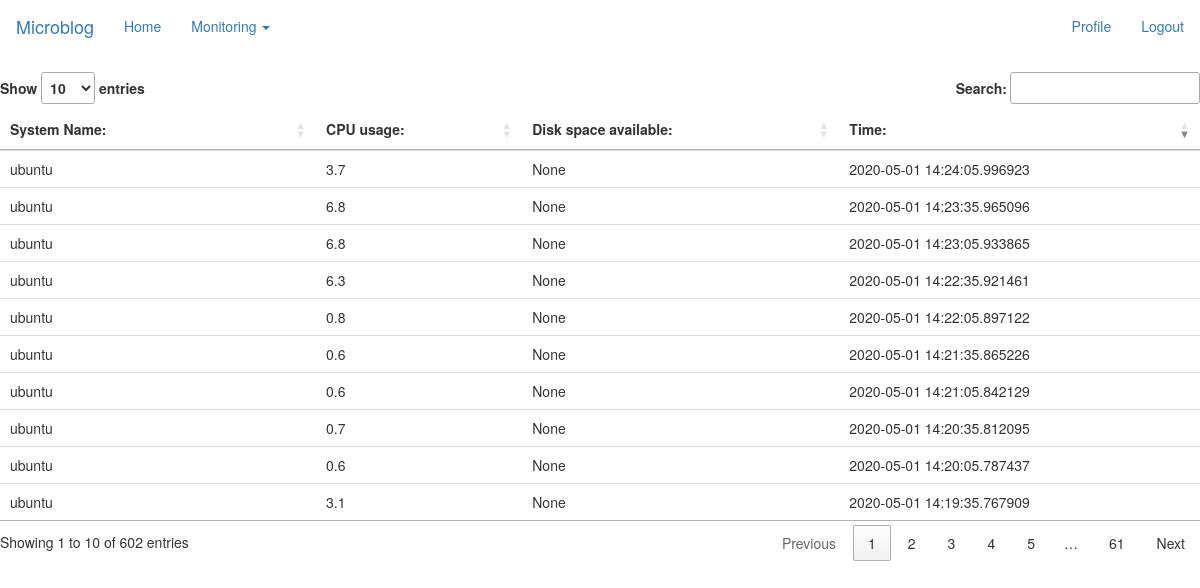
Before: /index (signed in) with the older database file.
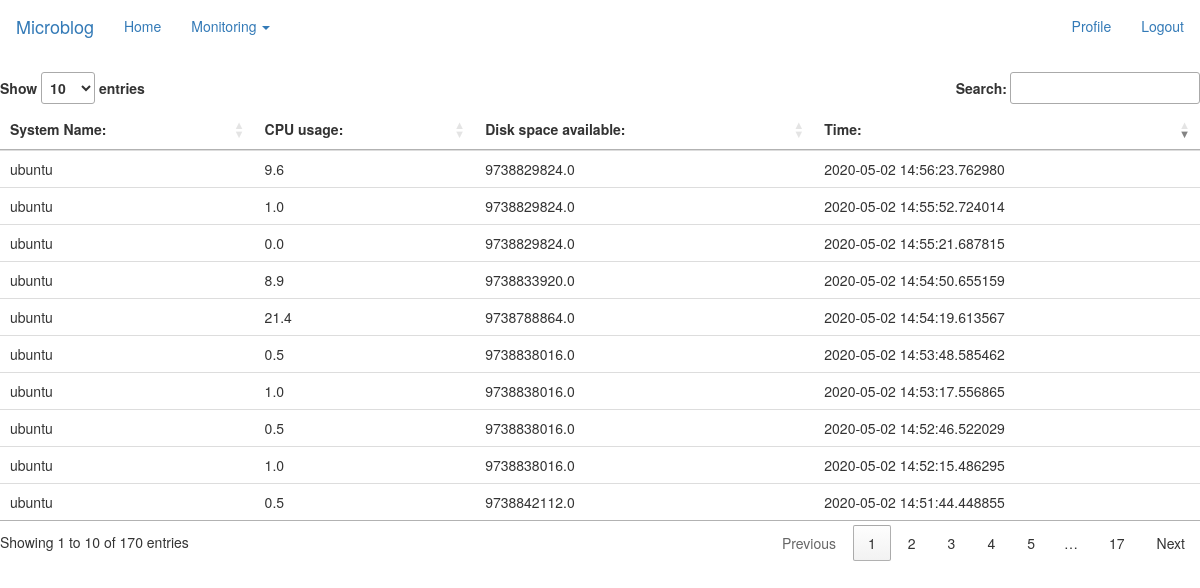
After: the same page with the newer database file.
### app/models.py (models this page shows, shortened)
class System(db.Model):
    id = db.Column(db.Integer, primary_key=True, autoincrement=True)
    system_id = db.Column(db.String(140))
    timestamp = db.Column(db.DateTime, index=True, default=datetime.utcnow)
    cpu_usage = db.Column(db.Float)
    cpu_temp = db.Column(db.Float)
    disk_free= db.Column(db.Float)
    disk_used= db.Column(db.Float)
    disk_percent = db.Column(db.Float)

### app/routes.py (the view)
@app.route('/')
@app.route('/index', methods=['GET'])
@login_required
def index():
    systems = db.session.query(System.system_id, System.cpu_usage, System.timestamp, System.disk_free).all()
    return render_template('index.html', title='Home', systems=systems)

### app/models.py (called while the page is built)
@login.user_loader
def load_user(id):
    return User.query.get(int(id))

### app/routes.py (called while the page is built)
@app.before_request
def before_request():
    if current_user.is_authenticated:
        current_user.last_seen = datetime.utcnow()
        db.session.commit()

### app/templates/index.html (shortened to what this page needs)
{% extends "base.html" %}
{% block content %}
<head>
    <link rel="stylesheet" type="text/css" href="https://cdn.datatables.net/1.10.20/css/jquery.dataTables.css">
</head>
<body>
<table id="systemTable" class=table table-hover">
<thead valign="top">
<th>System Name:</th>
<th>CPU usage:</th>
<th>Disk space available:</th>
<th>Time:</th>
</thead>
<tbody>
{% for system in systems[1:]%}
<tr>
    <td>{{system.system_id}}</td>
    <td>{{system.cpu_usage}}</td>
    <td>{{system.disk_free}}</td>
    <td>{{system.timestamp}}</td>
</tr>
{% endfor %}
</tbody>
</table>
</body>
{% endblock %}

Changed rows visible on the page:
removed System: system_id "ubuntu", cpu_usage "3.1", disk_free "None", timestamp "2020-05-01 14:19:35.767909"
removed System: system_id "ubuntu", cpu_usage "0.6", disk_free "None", timestamp "2020-05-01 14:20:05.787437"
removed System: system_id "ubuntu", cpu_usage "0.7", disk_free "None", timestamp "2020-05-01 14:20:35.812095"
removed System: system_id "ubuntu", cpu_usage "0.6", disk_free "None", timestamp "2020-05-01 14:21:05.842129"
removed System: system_id "ubuntu", cpu_usage "0.6", disk_free "None", timestamp "2020-05-01 14:21:35.865226"
removed System: system_id "ubuntu", cpu_usage "0.8", disk_free "None", timestamp "2020-05-01 14:22:05.897122"
removed System: system_id "ubuntu", cpu_usage "6.3", disk_free "None", timestamp "2020-05-01 14:22:35.921461"
removed System: system_id "ubuntu", cpu_usage "6.8", disk_free "None", timestamp "2020-05-01 14:23:05.933865"
removed System: system_id "ubuntu", cpu_usage "6.8", disk_free "None", timestamp "2020-05-01 14:23:35.965096"
removed System: system_id "ubuntu", cpu_usage "3.7", disk_free "None", timestamp "2020-05-01 14:24:05.996923"
added System: system_id "ubuntu", cpu_usage "0.5", disk_free "9738842112.0", timestamp "2020-05-02 14:51:44.448855"
added System: system_id "ubuntu", cpu_usage "1.0", disk_free "9738838016.0", timestamp "2020-05-02 14:52:15.486295"
added System: system_id "ubuntu", cpu_usage "0.5", disk_free "9738838016.0", timestamp "2020-05-02 14:52:46.522029"
added System: system_id "ubuntu", cpu_usage "1.0", disk_free "9738838016.0", timestamp "2020-05-02 14:53:17.556865"
added System: system_id "ubuntu", cpu_usage "0.5", disk_free "9738838016.0", timestamp "2020-05-02 14:53:48.585462"
added System: system_id "ubuntu", cpu_usage "21.4", disk_free "9738788864.0", timestamp "2020-05-02 14:54:19.613567"
added System: system_id "ubuntu", cpu_usage "8.9", disk_free "9738833920.0", timestamp "2020-05-02 14:54:50.655159"
added System: system_id "ubuntu", cpu_usage "0.0", disk_free "9738829824.0", timestamp "2020-05-02 14:55:21.687815"
added System: system_id "ubuntu", cpu_usage "1.0", disk_free "9738829824.0", timestamp "2020-05-02 14:55:52.724014"
added System: system_id "ubuntu", cpu_usage "9.6", disk_free "9738829824.0", timestamp "2020-05-02 14:56:23.762980"
Other visible differences:
text written by a page script: "Show entries Search: Showing 1 to 10 of 602 entries Previous 1 2 3 4 5 … 61 Next" → "Show entries Search: Showing 1 to 10 of 170 entries Previous 1 2 3 4 5 … 17 Next"
